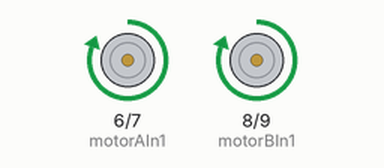
A sketch run on a simulated Arduino Uno, built with avr-gcc and run on an emulated ATmega328P. On the bench: motor-driver pin pairs drawn as motors (green arrow = first pin HIGH = forward, orange = second pin HIGH = backward, longer = more drive).

Above: at 1.0 s.
At 2.5 s:
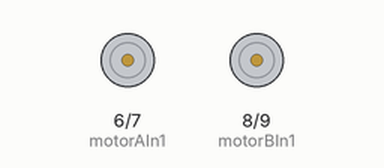
At 4.0 s:
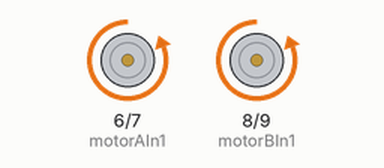
Timing chart, 0 to 7.8 s (numbered marks = the images above):
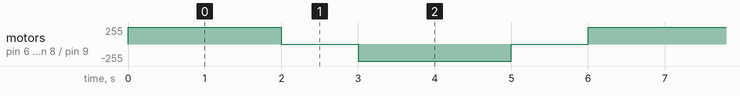

Measured:
- by itself, motor on pin 6 (motorAIn1) / pin 7 (motorAIn2), motor on pin 8 (motorBIn1) / pin 9 (motorBIn2): repeats every 6.0 s: stopped 1.0 s, backward 255/255 2.0 s, stopped 1.0 s, forward 255/255 2.0 s

The sketch:

BlinkWithSwitch.ino
```cpp
// Global variables
const int motorAIn1 = 6;  // Control pin for Motor A (IN1)
const int motorAIn2 = 7;  // Control pin for Motor A (IN2)
const int motorBIn1 = 8;  // Control pin for Motor B (IN3)
const int motorBIn2 = 9;  // Control pin for Motor B (IN4)

void setup() {
  // Set motor control pins as outputs
  pinMode(motorAIn1, OUTPUT);
  pinMode(motorAIn2, OUTPUT);
  pinMode(motorBIn1, OUTPUT);
  pinMode(motorBIn2, OUTPUT);
}

void loop() {
  // Move motors forward
  moveForward(); // Activate motors
  delay(2000);   // Move for 2 seconds
  stopMotors();  // Stop the motors
  delay(1000);   // Wait for 1 second

  // Move motors backward
  moveBackward(); // Activate motors
  delay(2000);     // Move for 2 seconds
  stopMotors();    // Stop the motors
  delay(1000);     // Wait for 1 second
}

void moveForward() {
  // Set motor A to move forward
  digitalWrite(motorAIn1, HIGH);
  digitalWrite(motorAIn2, LOW);

  // Set motor B to move forward
  digitalWrite(motorBIn1, HIGH);
  digitalWrite(motorBIn2, LOW);
}

void moveBackward() {
  // Set motor A to move backward
  digitalWrite(motorAIn1, LOW);
  digitalWrite(motorAIn2, HIGH);

  // Set motor B to move backward
  digitalWrite(motorBIn1, LOW);
  digitalWrite(motorBIn2, HIGH);
}

void stopMotors() {
  // Stop both motors
  digitalWrite(motorAIn1, LOW);
  digitalWrite(motorAIn2, LOW);
  digitalWrite(motorBIn1, LOW);
  digitalWrite(motorBIn2, LOW);
}
```
